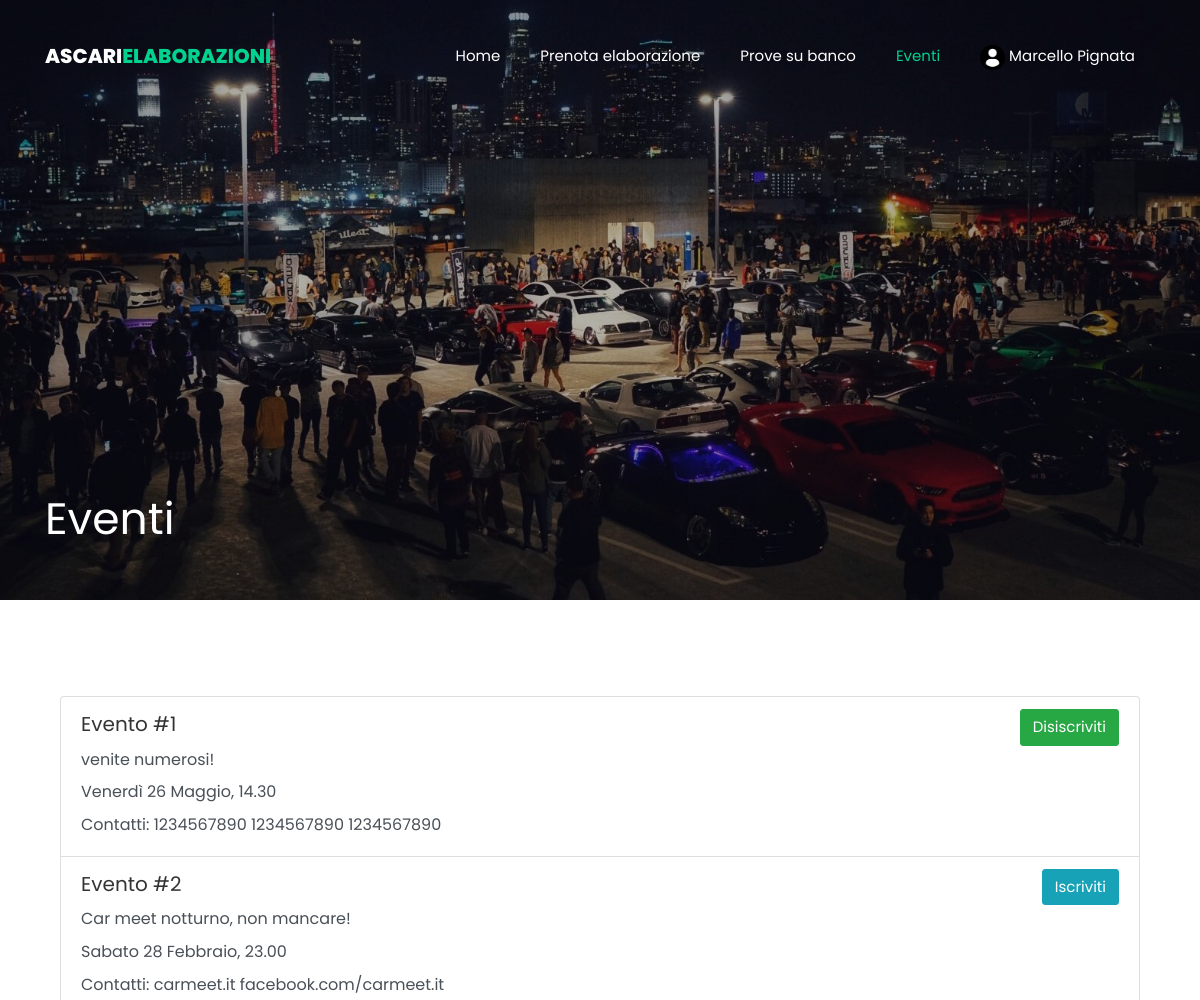
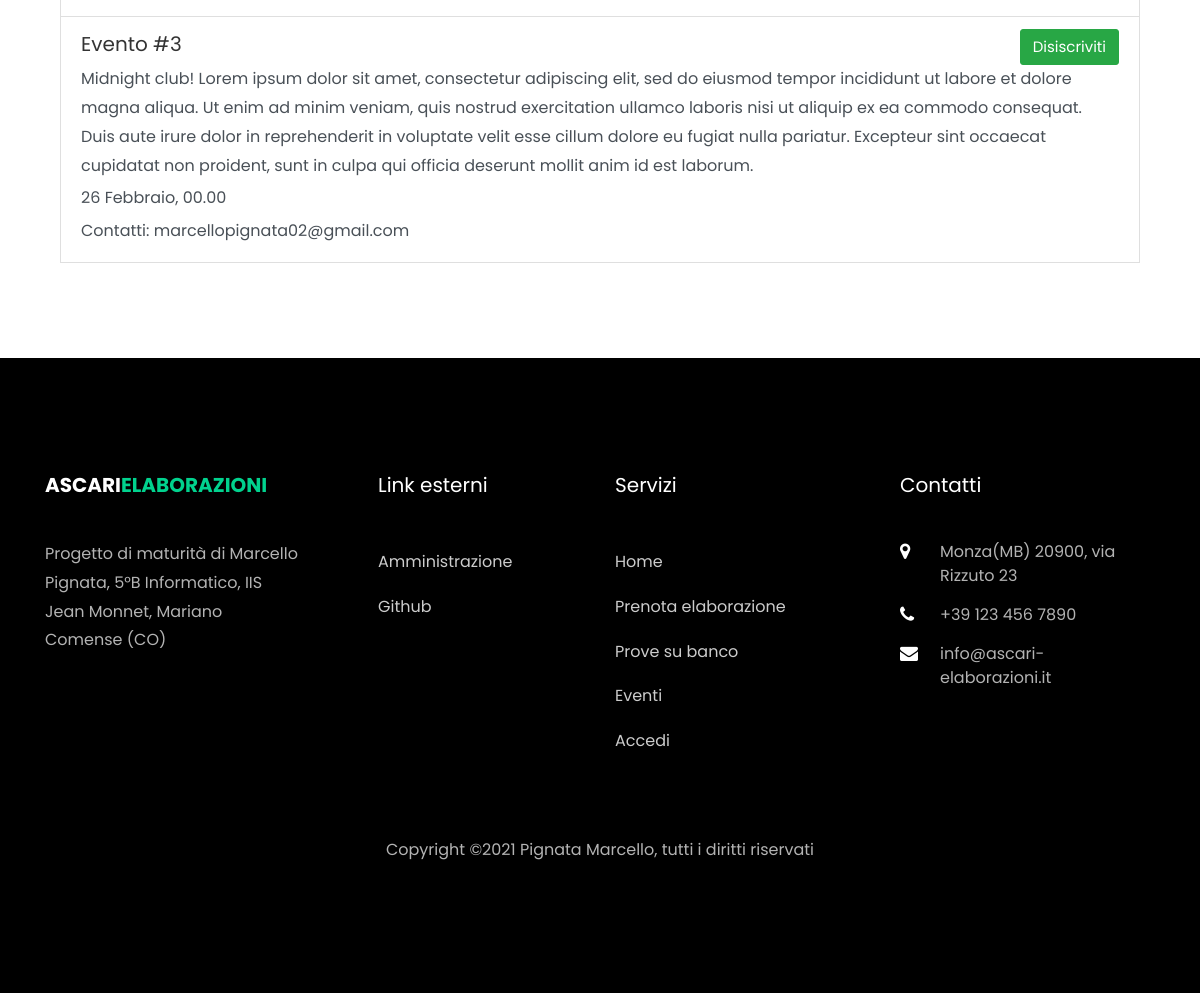
Page /eventi.php (signed in) on the committed database (2 pictures, top to bottom).
### tables this page shows
CREATE TABLE `eventi` (
  `id` int(11) NOT NULL,
  `nome` text NOT NULL,
  `luogo` text NOT NULL,
  `data` text NOT NULL,
  `ora` text NOT NULL,
  `descrizione` text NOT NULL,
  `contatti` text NOT NULL
);

### eventi.php (the view, shortened to what this page needs)
<!DOCTYPE html>
<html lang="en">
  <head>
    <link rel="stylesheet" href="css/open-iconic-bootstrap.min.css">
    <link rel="stylesheet" href="css/animate.css">
    <link rel="stylesheet" href="css/owl.carousel.min.css">
    <link rel="stylesheet" href="css/owl.theme.default.min.css">
    <link rel="stylesheet" href="css/magnific-popup.css">
    <link rel="stylesheet" href="css/aos.css">
    <link rel="stylesheet" href="css/ionicons.min.css">
    <link rel="stylesheet" href="css/bootstrap-datepicker.css">
    <link rel="stylesheet" href="css/jquery.timepicker.css">
    <link rel="stylesheet" href="css/flaticon.css">
    <link rel="stylesheet" href="css/icomoon.css">
    <link rel="stylesheet" href="css/style.css">
    <link rel="stylesheet" href="css/user-dropdown.css">
  </head>
  <body>
	  <nav class="navbar navbar-expand-lg navbar-dark ftco_navbar bg-dark ftco-navbar-light" id="ftco-navbar">
	    <div class="container">
	      <a class="navbar-brand" href="index.php">Ascari<span>Elaborazioni</span></a>
	      <div class="collapse navbar-collapse" id="ftco-nav">
	        <ul class="navbar-nav ml-auto">
	          <li class="nav-item"><a href="index.php" class="nav-link">Home</a></li>
	          <li class="nav-item"><a href="prenota.php" class="nav-link">Prenota elaborazione</a></li>
	          <li class="nav-item"><a href="banco.php" class="nav-link">Prove su banco</a></li>
	          <li class="nav-item active"><a href="eventi.php" class="nav-link">Eventi</a></li>
	          <?php
                    if(isset($_SESSION["id_utente"]))
                    {
	                    echo '<li class="nav-item dropdown"><button class="nav-link dropbtn" id="username"><img src="images/account.png" width="25px">&nbsp;'.$_SESSION["nome"].' '.$_SESSION["cognome"].'</button>';
                        echo '</li>';
                    }
                    else
                    {
                        echo '<li class="nav-item"><a href="login.php" class="btn btn-info nav-link" id="accedi">Accedi</a></li>';
                    }
               ?>
	        </ul>
	      </div>
	    </div>
	  </nav>
    <section class="hero-wrap hero-wrap-2 js-fullheight" style="background-image: url('images/bg_4.jpg');" data-stellar-background-ratio="0.5">
      <div class="overlay"></div>
      <div class="container">
        <div class="row no-gutters slider-text js-fullheight align-items-end justify-content-start">
          <div class="col-md-9 ftco-animate pb-5">
            <h1 class="mb-3 bread">Eventi</h1>
          </div>
        </div>
      </div>
    </section>
    <section class="ftco-section contact-section">
        <div class="container">
            <div class="col-md-12">
                <?php
                    if(!isset($_SESSION["id_utente"])){echo "<h4>Devi aver effettuato l'accesso per accedere a questa sezione</h4>";}
                    else
                    {
                        $servername = "localhost";
                        $username = "root";
                        $password = "";
                        $dbname = "ascari-elaborazioni";
                        $conn = new mysqli($servername, $username, $password, $dbname);
                        $sql = "SELECT * FROM iscrizioni_eventi WHERE id_utente = ".$_SESSION["id_utente"];
                        $result = $conn->query($sql);
                        $iscrizioni = array();
                        if ($result->num_rows > 0) {
                          while($row = $result->fetch_assoc()) {
                            array_push($iscrizioni,$row["id_evento"]);
                          }
                        }
                        $sql = "SELECT * FROM eventi";
                        $result = $conn->query($sql);
                        if ($result->num_rows > 0)
                        {
                            echo '<form action="query.php" method="post">';
                            echo '<div class="list-group"'.'<?php if(!isset($_SESSION["id_utente"])){echo '."'".'style="display:none;"'."'".';}?>';
                            while($row = $result->fetch_assoc())
                            {
                                echo   '<div class="list-group-item list-group-item-action flex-column align-items-start">
                                            <div class="d-flex w-100 justify-content-between">
                                                <h5 class="mb-1">'.$row["nome"].'</h5>';
                                if(!in_array($row["id"],$iscrizioni))
                                {
                                    echo '<button type="button" class="btn btn-info" onclick="iscrivi_evento('.$row["id"].')">Iscriviti</button>';
                                }
                                else
                                {
                                    echo '<button type="button" class="btn btn-success" onclick="disiscrivi_evento('.$row["id"].')">Disiscriviti</button>';
                                }
                                echo   '</div>
                                            <p class="mb-1">'.$row["descrizione"].'</p>
                                            <p class="mb-1">'.$row["data"].', '.$row["ora"].'</p>
                                            <p class="mb-1">Contatti: '.$row["contatti"].'</p>
                                        </div>';
                            }
                            echo '</div></form>';
                        }
                        else
                        {
                          echo "<h4>Al momento non ci sono eventi in programma</h4>";
                        }
                    }
                ?>
            </div>
        </div>
    </section>
    <footer class="ftco-footer ftco-bg-dark ftco-section">
      <div class="container">
        <div class="row mb-5">
          <div class="col-md">
            <div class="ftco-footer-widget mb-4">
              <h2 class="ftco-heading-2"><a href="#" class="logo">Ascari<span>Elaborazioni</span></a></h2>
              <p>Progetto di maturità di Marcello Pignata, 5°B Informatico, IIS Jean Monnet, Mariano Comense (CO)</p>
            </div>
          </div>
          <div class="col-md">
            <div class="ftco-footer-widget mb-4 ml-md-5">
              <h2 class="ftco-heading-2">Link esterni</h2>
              <ul class="list-unstyled">
                <li><a href="amministrazione.php" class="py-2 d-block">Amministrazione</a></li>
                <li><a href="https://github.com/MarcelloPignata/ascari-elaborazioni" class="py-2 d-block">Github</a></li>
              </ul>
            </div>
          </div>
          <div class="col-md">
             <div class="ftco-footer-widget mb-4">
              <h2 class="ftco-heading-2">Servizi</h2>
              <ul class="list-unstyled">
                <li><a href="index.php" class="py-2 d-block">Home</a></li>
                <li><a href="prenota.php" class="py-2 d-block">Prenota elaborazione</a></li>
                <li><a href="banco.php" class="py-2 d-block">Prove su banco</a></li>
                <li><a href="eventi.php" class="py-2 d-block">Eventi</a></li>
                <li><a href="login.php" class="py-2 d-block">Accedi</a></li>
              </ul>
            </div>
          </div>
          <div class="col-md">
            <div class="ftco-footer-widget mb-4">
            	<h2 class="ftco-heading-2">Contatti</h2>
            	<div class="block-23 mb-3">
	              <ul>
	                <li><span class="icon icon-map-marker"></span><span class="text">Monza(MB) 20900, via Rizzuto 23</span></li>
	                <li><span class="icon icon-phone"></span><span class="text">+39 123 456 7890</span></li>
	                <li><span class="icon icon-envelope"></span><span class="text">info@ascari-elaborazioni.it</span></li>
	              </ul>
	            </div>
            </div>
          </div>
        </div>
        <div class="row">
          <div class="col-md-12 text-center">
            <p>
                Copyright &copy;<script>document.write(new Date().getFullYear());</script> Pignata Marcello, tutti i diritti riservati
            </p>
          </div>
        </div>
      </div>
    </footer>
  </body>
</html>

### css/icomoon.css (style rules this page uses)
[class^="icon-"], [class*=" icon-"] { font-family: 'icomoon' !important; speak: none; font-style: normal; font-weight: normal; font-variant: normal; text-transform: none; line-height: 1; -webkit-font-smoothing: antialiased; -moz-osx-font-smoothing: grayscale; }
.icon-map-marker:before { content: "\f041"; }
.icon-phone:before { content: "\f095"; }
.icon-envelope:before { content: "\f0e0"; }

### css/user-dropdown.css (style rules this page uses)
.dropbtn { background-color: rgba(0,0,0,0); color: white; padding: 16px; font-size: 16px; border: none; }
.dropdown { position: relative; display: inline-block; }

### rows in the picture
eventi: nome "Evento #1", descrizione "venite numerosi!", data "Venerdì 26 Maggio", ora "14.30", contatti "1234567890 1234567890 1234567890"
eventi: nome "Evento #2", descrizione "Car meet notturno, non mancare!", data "Sabato 28 Febbraio", ora "23.00", contatti "carmeet.it facebook.com/carmeet.it"
eventi: nome "Evento #3", descrizione "Midnight club! Lorem ipsum dolor sit amet, consectetur adipiscing elit, sed do eiusmod tempor incididunt ut labore et dolore magna aliqua. Ut enim ad minim veniam, quis nostrud exercitation ullamco laboris nisi ut aliquip ex ea commodo consequat. Duis aute irure dolor in reprehenderit in voluptate velit esse cillum dolore eu fugiat nulla pariatur. Excepteur sint occaecat cupidatat non proident, sunt in culpa qui officia deserunt mollit anim id est laborum.", data "26 Febbraio", ora "00.00", contatti "marcellopignata02@gmail.com"

### other values in the picture
$_SESSION["nome"] "Marcello"
$_SESSION["cognome"] "Pignata"
